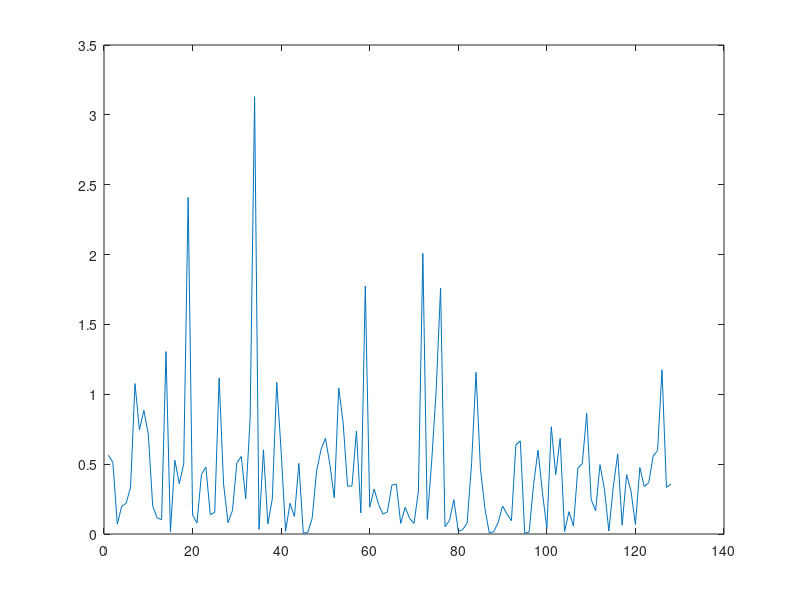

Here is the MATLAB script that generated this plot: (Note: this script raises an error after producing the figure.)
close all;
clear all;

SF = 7; %Spreading Factor
BW = 125; % Bandwidth in kHz
Fs = 125; % Sampling Frequency
s = 33; %send symbol '10'
SNR = -18; %Signal to Noise Ratio

%Generate a data symbol---
num_samples = (2^SF)*Fs/BW;
k = s; %adds to k to start (defines the data symbol)
lora_symbol = zeros(1, num_samples);
for n=1:num_samples
    if k>= (2^SF)
        k = k-2^SF;
    end
    k = k + 1;
    lora_symbol(n) = (1/(sqrt(2^SF)))*exp(1i*2*pi*(k)*(k/(2^SF*2)));
end

%plot(abs(lora_symbol))
for j=1:100
    %Add noise
    lora_symbol_noisy = awgn(lora_symbol, SNR, 'measured');
    %Transmit
    % Receiver below
    
    
    %--------Generate the Base Down Chirp-----------
    base_down_chirp = zeros(1, num_samples);
    k = 0;
    for n=1:num_samples
        if k>= (2^SF)
            k = k-2^SF;
        end
        k = k + 1;
        base_down_chirp(n) = (1/(sqrt(2^SF)))*exp(-1i*2*pi*(k)*(k/(2^SF*2)));
    end
    
    dechirped = lora_symbol_noisy.*(base_down_chirp);
    corrs = (abs(fft(dechirped)).^2);
    plot(corrs);
    [~, ind] = max(corrs);
    ind2(j) = ind;
    pause(0.1)
end

f3 = figure
histogram(ind2,2^SF)
curr_symbol_error_rate = sum(ind2~=s+1)/j;
f4 = figure
spectrogram(lora_symbol)